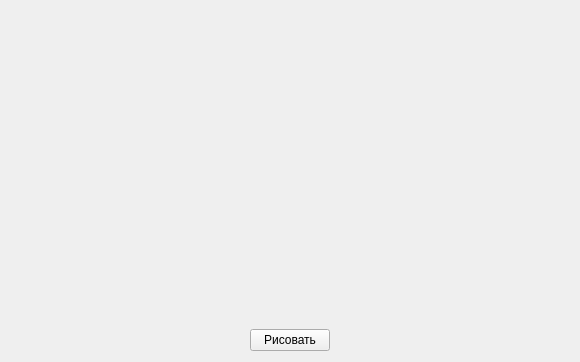
<?xml version="1.0" encoding="UTF-8"?>
<ui version="4.0">
 <class>Form</class>
 <widget class="QWidget" name="Form">
  <property name="geometry">
   <rect>
    <x>0</x>
    <y>0</y>
    <width>580</width>
    <height>362</height>
   </rect>
  </property>
  <property name="windowTitle">
   <string>Git и желтые окружности</string>
  </property>
  <layout class="QVBoxLayout" name="verticalLayout">
   <item>
    <spacer name="verticalSpacer">
     <property name="orientation">
      <enum>Qt::Vertical</enum>
     </property>
     <property name="sizeHint" stdset="0">
      <size>
       <width>20</width>
       <height>40</height>
      </size>
     </property>
    </spacer>
   </item>
   <item>
    <layout class="QHBoxLayout" name="horizontalLayout">
     <item>
      <spacer name="horizontalSpacer">
       <property name="orientation">
        <enum>Qt::Horizontal</enum>
       </property>
       <property name="sizeHint" stdset="0">
        <size>
         <width>40</width>
         <height>20</height>
        </size>
       </property>
      </spacer>
     </item>
     <item>
      <widget class="QPushButton" name="pushButton">
       <property name="text">
        <string>Рисовать</string>
       </property>
      </widget>
     </item>
     <item>
      <spacer name="horizontalSpacer_2">
       <property name="orientation">
        <enum>Qt::Horizontal</enum>
       </property>
       <property name="sizeHint" stdset="0">
        <size>
         <width>40</width>
         <height>20</height>
        </size>
       </property>
      </spacer>
     </item>
    </layout>
   </item>
  </layout>
 </widget>
 <resources/>
 <connections/>
</ui>
